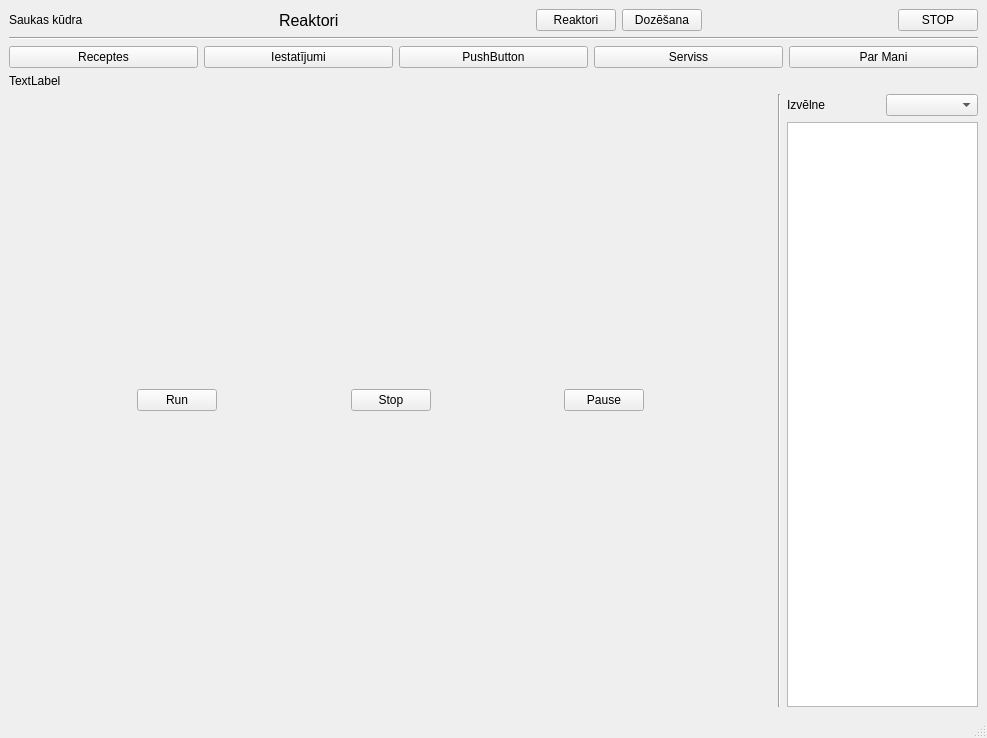
<?xml version="1.0" encoding="UTF-8"?>
<ui version="4.0">
 <class>MainWindow</class>
 <widget class="QMainWindow" name="MainWindow">
  <property name="geometry">
   <rect>
    <x>0</x>
    <y>0</y>
    <width>987</width>
    <height>738</height>
   </rect>
  </property>
  <property name="windowTitle">
   <string>MainWindow</string>
  </property>
  <widget class="QWidget" name="centralwidget">
   <layout class="QVBoxLayout" name="verticalLayout_2" stretch="1,0,0,0,25">
    <item>
     <layout class="QHBoxLayout" name="horizontalLayout" stretch="0,0,0,0,0,0,0,0">
      <item>
       <widget class="QLabel" name="label_logo">
        <property name="text">
         <string>Saukas kūdra</string>
        </property>
       </widget>
      </item>
      <item>
       <spacer name="horizontalSpacer_2">
        <property name="orientation">
         <enum>Qt::Horizontal</enum>
        </property>
        <property name="sizeHint" stdset="0">
         <size>
          <width>40</width>
          <height>20</height>
         </size>
        </property>
       </spacer>
      </item>
      <item>
       <widget class="QLabel" name="label_3">
        <property name="font">
         <font>
          <pointsize>12</pointsize>
         </font>
        </property>
        <property name="text">
         <string>Reaktori</string>
        </property>
       </widget>
      </item>
      <item>
       <spacer name="horizontalSpacer_3">
        <property name="orientation">
         <enum>Qt::Horizontal</enum>
        </property>
        <property name="sizeHint" stdset="0">
         <size>
          <width>40</width>
          <height>20</height>
         </size>
        </property>
       </spacer>
      </item>
      <item>
       <widget class="QPushButton" name="pushButton_Mix">
        <property name="text">
         <string>Reaktori</string>
        </property>
       </widget>
      </item>
      <item>
       <widget class="QPushButton" name="pushButton_Dyno">
        <property name="text">
         <string>Dozēšana</string>
        </property>
       </widget>
      </item>
      <item>
       <spacer name="horizontalSpacer">
        <property name="orientation">
         <enum>Qt::Horizontal</enum>
        </property>
        <property name="sizeHint" stdset="0">
         <size>
          <width>40</width>
          <height>20</height>
         </size>
        </property>
       </spacer>
      </item>
      <item>
       <widget class="QPushButton" name="pushButton_Stop">
        <property name="text">
         <string>STOP</string>
        </property>
       </widget>
      </item>
     </layout>
    </item>
    <item>
     <widget class="Line" name="line_2">
      <property name="orientation">
       <enum>Qt::Horizontal</enum>
      </property>
     </widget>
    </item>
    <item>
     <layout class="QVBoxLayout" name="verticalLayout_3">
      <item>
       <layout class="QHBoxLayout" name="horizontalLayout_4">
        <item>
         <widget class="QPushButton" name="pushButton_Recipes">
          <property name="text">
           <string>Receptes</string>
          </property>
         </widget>
        </item>
        <item>
         <widget class="QPushButton" name="pushButton_Settings">
          <property name="text">
           <string>Iestatījumi</string>
          </property>
         </widget>
        </item>
        <item>
         <widget class="QPushButton" name="pushButton_4">
          <property name="text">
           <string>PushButton</string>
          </property>
         </widget>
        </item>
        <item>
         <widget class="QPushButton" name="pushButton_Service">
          <property name="text">
           <string>Serviss</string>
          </property>
         </widget>
        </item>
        <item>
         <widget class="QPushButton" name="pushButton_about">
          <property name="text">
           <string>Par Mani</string>
          </property>
         </widget>
        </item>
       </layout>
      </item>
     </layout>
    </item>
    <item>
     <widget class="QLabel" name="label_2">
      <property name="text">
       <string>TextLabel</string>
      </property>
     </widget>
    </item>
    <item>
     <layout class="QHBoxLayout" name="horizontalLayout_2" stretch="8,0,2">
      <item>
       <layout class="QHBoxLayout" name="horizontalLayout_ProcessFlow">
        <item>
         <spacer name="horizontalSpacer_6">
          <property name="orientation">
           <enum>Qt::Horizontal</enum>
          </property>
          <property name="sizeHint" stdset="0">
           <size>
            <width>40</width>
            <height>20</height>
           </size>
          </property>
         </spacer>
        </item>
        <item>
         <widget class="QPushButton" name="pushButton_start">
          <property name="text">
           <string>Run</string>
          </property>
         </widget>
        </item>
        <item>
         <spacer name="horizontalSpacer_7">
          <property name="orientation">
           <enum>Qt::Horizontal</enum>
          </property>
          <property name="sizeHint" stdset="0">
           <size>
            <width>40</width>
            <height>20</height>
           </size>
          </property>
         </spacer>
        </item>
        <item>
         <widget class="QPushButton" name="pushButton_stop">
          <property name="text">
           <string>Stop</string>
          </property>
         </widget>
        </item>
        <item>
         <spacer name="horizontalSpacer_4">
          <property name="orientation">
           <enum>Qt::Horizontal</enum>
          </property>
          <property name="sizeHint" stdset="0">
           <size>
            <width>40</width>
            <height>20</height>
           </size>
          </property>
         </spacer>
        </item>
        <item>
         <widget class="QPushButton" name="pushButton_pause">
          <property name="text">
           <string>Pause</string>
          </property>
         </widget>
        </item>
        <item>
         <spacer name="horizontalSpacer_5">
          <property name="orientation">
           <enum>Qt::Horizontal</enum>
          </property>
          <property name="sizeHint" stdset="0">
           <size>
            <width>40</width>
            <height>20</height>
           </size>
          </property>
         </spacer>
        </item>
       </layout>
      </item>
      <item>
       <widget class="Line" name="line">
        <property name="orientation">
         <enum>Qt::Vertical</enum>
        </property>
       </widget>
      </item>
      <item>
       <layout class="QHBoxLayout" name="horizontalLayout_3" stretch="8">
        <item>
         <layout class="QVBoxLayout" name="verticalLayout">
          <item>
           <layout class="QHBoxLayout" name="horizontalLayout_5">
            <item>
             <widget class="QLabel" name="label">
              <property name="text">
               <string>Izvēlne</string>
              </property>
             </widget>
            </item>
            <item>
             <widget class="QComboBox" name="comboBox"/>
            </item>
           </layout>
          </item>
          <item>
           <widget class="QTextEdit" name="textEdit_Field"/>
          </item>
         </layout>
        </item>
       </layout>
      </item>
     </layout>
    </item>
   </layout>
  </widget>
  <widget class="QMenuBar" name="Saukas_Kdra">
   <property name="geometry">
    <rect>
     <x>0</x>
     <y>0</y>
     <width>987</width>
     <height>25</height>
    </rect>
   </property>
  </widget>
  <widget class="QStatusBar" name="statusbar"/>
 </widget>
 <resources/>
 <connections/>
</ui>
